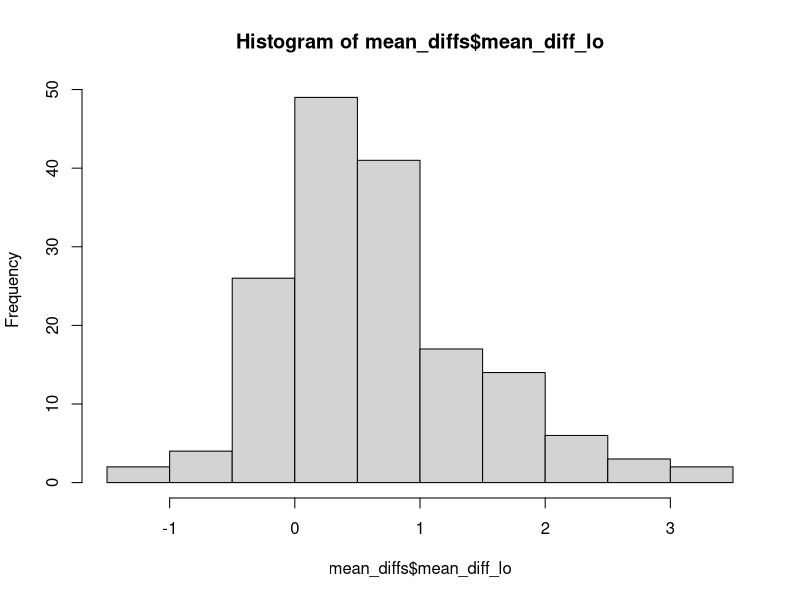
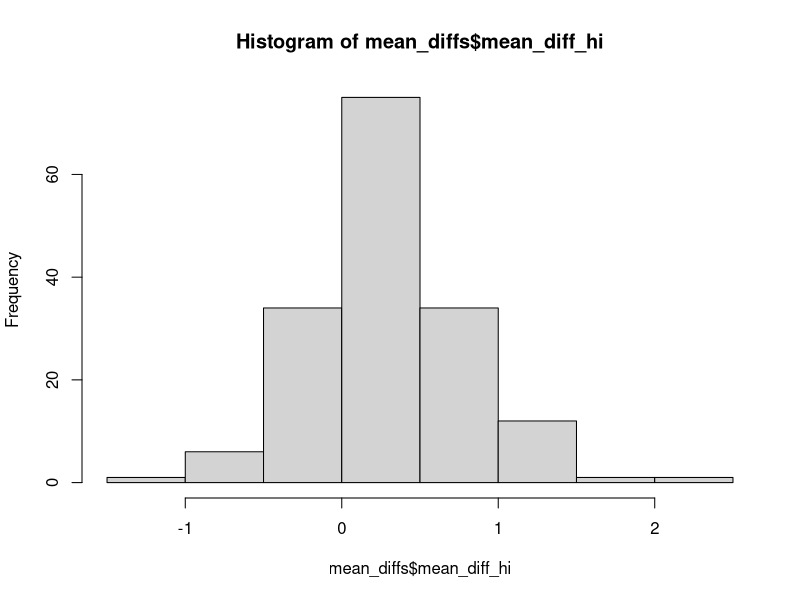
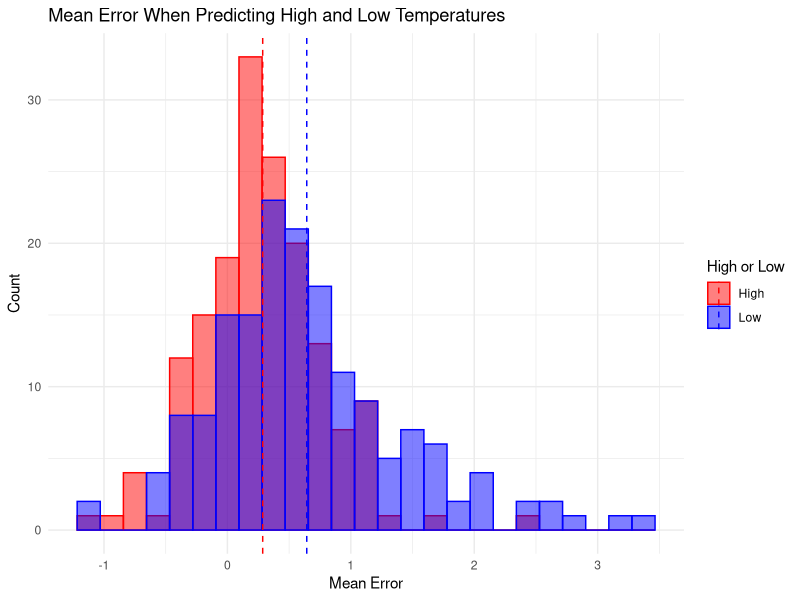
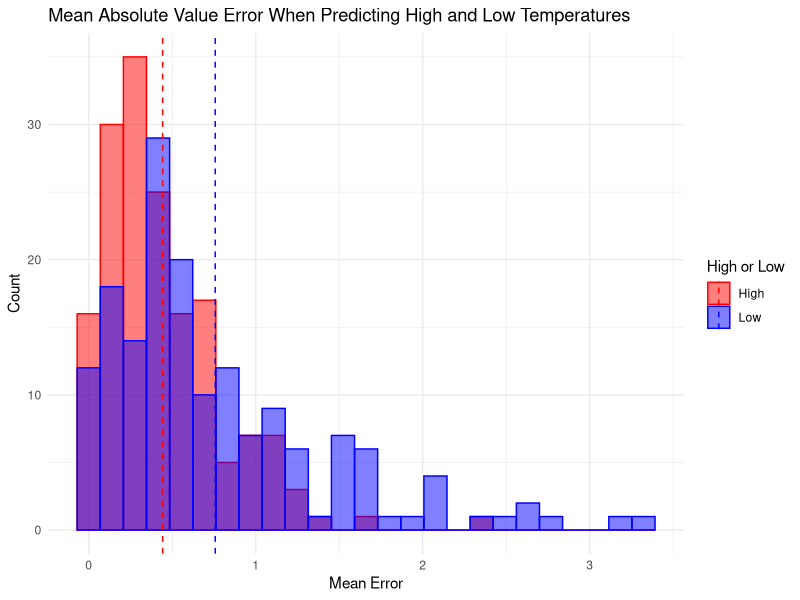
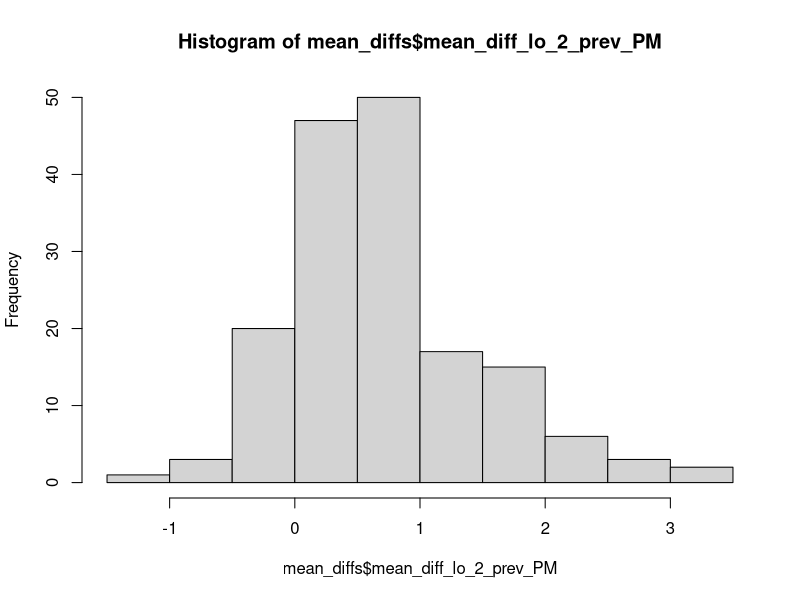
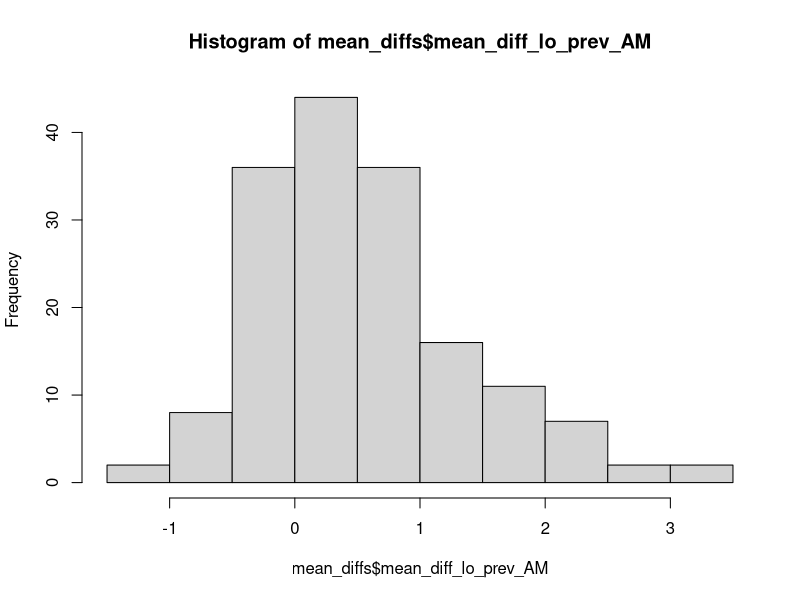
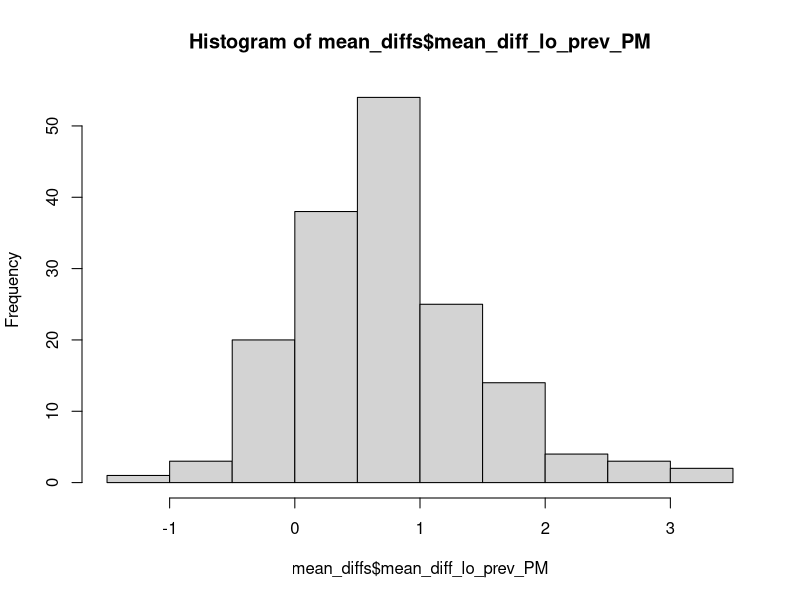
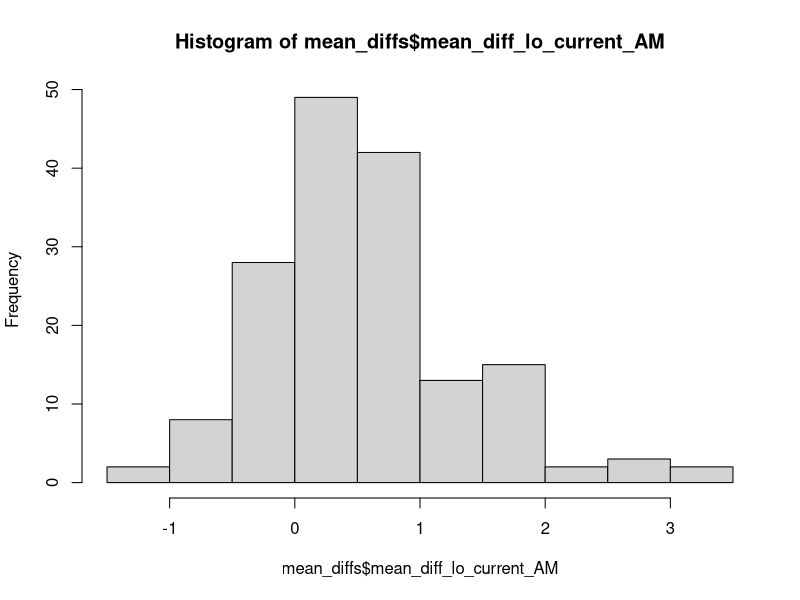

The R script that drew these images, in order:
library(lubridate)
library(tidyverse)


data <- read.csv("scripts/email_data_reorganized.csv")
data$date <- parse_date_time(data$date, "%Y-%m-%d")


mean_diffs <- data %>%
  mutate(diff_lo_2_prev_PM = actual_lo_next_AM - forecast_lo_2_prev_PM,
         diff_hi_2_prev_PM = actual_hi_next_AM - forecast_hi_2_prev_PM,
         diff_lo_prev_AM = actual_lo_next_AM - forecast_lo_prev_AM,
         diff_hi_prev_AM = actual_hi_next_AM - forecast_hi_prev_AM,
         diff_lo_prev_PM = actual_lo_next_AM - forecast_lo_prev_PM,
         diff_hi_prev_PM = actual_hi_next_AM - forecast_hi_prev_PM,
         diff_lo_current_AM = actual_lo_next_AM - forecast_lo_current_AM,
         diff_hi_current_AM = actual_hi_next_AM - forecast_hi_current_AM) %>%
  select(date, city,
         diff_lo_2_prev_PM, diff_hi_2_prev_PM,
         diff_lo_prev_AM, diff_hi_prev_AM,
         diff_lo_prev_PM, diff_hi_prev_PM,
         diff_lo_current_AM, diff_hi_current_AM) %>%
  group_by(city) %>%
  summarize(mean_diff_lo_2_prev_PM = mean(diff_lo_2_prev_PM, na.rm = TRUE),
            mean_diff_hi_2_prev_PM = mean(diff_hi_2_prev_PM, na.rm = TRUE),
            mean_diff_lo_prev_AM = mean(diff_lo_prev_AM, na.rm = TRUE),
            mean_diff_hi_prev_AM = mean(diff_hi_prev_AM, na.rm = TRUE),
            mean_diff_lo_prev_PM = mean(diff_lo_prev_PM, na.rm = TRUE),
            mean_diff_hi_prev_PM = mean(diff_hi_prev_PM, na.rm = TRUE),
            mean_diff_lo_current_AM = mean(diff_lo_current_AM, na.rm = TRUE),
            mean_diff_hi_current_AM = mean(diff_hi_current_AM, na.rm = TRUE))

mean_diffs$mean_diff_lo <- apply(mean_diffs[,c(2, 4, 6, 8)], 1, mean)
mean_diffs$mean_diff_hi <- apply(mean_diffs[,c(3, 5, 7, 9)], 1, mean)


summary(mean_diffs)


hist(mean_diffs$mean_diff_lo)
hist(mean_diffs$mean_diff_hi)

c(quantile(mean_diffs$mean_diff_lo, 0.025), quantile(mean_diffs$mean_diff_lo, 0.975))
c(quantile(mean_diffs$mean_diff_hi, 0.025), quantile(mean_diffs$mean_diff_hi, 0.975))


plot_hi_lo <- data.frame(mean_diff = c(mean_diffs$mean_diff_lo, mean_diffs$mean_diff_hi),
                               hi_or_lo = c(rep("lo", 164), rep("hi", 164)))
plot_means <- plot_hi_lo %>%
  group_by(hi_or_lo) %>%
  summarize(mean = mean(mean_diff))

ggplot(plot_hi_lo, aes(x = mean_diff, fill = hi_or_lo, col = hi_or_lo)) + 
  geom_histogram(bins = 25, position = "identity", alpha = 0.5) + 
  scale_fill_manual(values = c("red", "blue"),
                    name = "High or Low",
                    labels = c("High", "Low")) +
  scale_color_manual(values = c("red", "blue"),
                     name = "High or Low",
                     labels = c("High", "Low")) +
  geom_vline(data = plot_means, aes(xintercept = mean, color = hi_or_lo), linetype = "dashed") +
  xlab("Mean Error") +
  ylab("Count") +
  ggtitle("Mean Error When Predicting High and Low Temperatures") +
  theme_minimal()


plot_hi_lo$mean_diff <- abs(plot_hi_lo$mean_diff)
plot_means <- plot_hi_lo %>%
  group_by(hi_or_lo) %>%
  summarize(mean = mean(mean_diff))

ggplot(plot_hi_lo, aes(x = mean_diff, fill = hi_or_lo, col = hi_or_lo)) + 
  geom_histogram(bins = 25, position = "identity", alpha = 0.5) + 
  scale_fill_manual(values = c("red", "blue"),
                    name = "High or Low",
                    labels = c("High", "Low")) +
  scale_color_manual(values = c("red", "blue"),
                     name = "High or Low",
                     labels = c("High", "Low")) +
  geom_vline(data = plot_means, aes(xintercept = mean, color = hi_or_lo), linetype = "dashed") +
  xlab("Mean Error") +
  ylab("Count") +
  ggtitle("Mean Absolute Value Error When Predicting High and Low Temperatures") +
  theme_minimal()


hist(mean_diffs$mean_diff_lo_2_prev_PM)
hist(mean_diffs$mean_diff_lo_prev_AM)
hist(mean_diffs$mean_diff_lo_prev_PM)
hist(mean_diffs$mean_diff_lo_current_AM)

c(quantile(mean_diffs$mean_diff_lo_2_prev_PM, 0.025), quantile(mean_diffs$mean_diff_lo_2_prev_PM, 0.975))
c(quantile(mean_diffs$mean_diff_lo_prev_AM, 0.025), quantile(mean_diffs$mean_diff_lo_prev_AM, 0.975))
c(quantile(mean_diffs$mean_diff_lo_prev_PM, 0.025), quantile(mean_diffs$mean_diff_lo_prev_PM, 0.975))
c(quantile(mean_diffs$mean_diff_lo_current_AM, 0.025), quantile(mean_diffs$mean_diff_lo_current_AM, 0.975))

plot_lo <- data.frame(mean_diff = c(mean_diffs$mean_diff_lo_2_prev_PM, mean_diffs$mean_diff_lo_prev_AM,
                                    mean_diffs$mean_diff_lo_prev_PM, mean_diffs$mean_diff_lo_current_AM),
                      day_and_time = c(rep("2 previous PM", 164), rep("previous AM", 164),
                                       rep("previous PM", 164), rep("current AM", 164)))
plot_means <- plot_lo %>%
  group_by(day_and_time) %>%
  summarize(mean = mean(mean_diff))

ggplot(plot_lo, aes(x = mean_diff, fill = day_and_time, col = day_and_time)) + 
  geom_histogram(bins = 25, position = "identity", alpha = 0.5) + 
  scale_fill_manual(values = c("red", "green", "blue", "black"),
                    name = "Day",
                    labels = c("2 Days Previous PM", "Previous Day AM",
                               "Previous Day PM", "Current Day AM")) +
  scale_color_manual(values = c("red", "green", "blue", "black"),
                     name = "Day",
                     labels = c("2 Days Previous PM", "Previous Day AM",
                                "Previous Day PM", "Current Day AM")) +
  geom_vline(data = plot_means, aes(xintercept = mean, color = day_and_time), linetype = "dashed") +
  xlab("Mean Error") +
  ylab("Count") +
  ggtitle("Mean Error When Predicting Low Temperatures on Different Days") +
  theme_minimal()


hist(mean_diffs$mean_diff_hi_2_prev_PM)
hist(mean_diffs$mean_diff_hi_prev_AM)
hist(mean_diffs$mean_diff_hi_prev_PM)
hist(mean_diffs$mean_diff_hi_current_AM)


c(quantile(mean_diffs$mean_diff_hi_2_prev_PM, 0.025), quantile(mean_diffs$mean_diff_hi_2_prev_PM, 0.975))
c(quantile(mean_diffs$mean_diff_hi_prev_AM, 0.025), quantile(mean_diffs$mean_diff_hi_prev_AM, 0.975))
c(quantile(mean_diffs$mean_diff_hi_prev_PM, 0.025), quantile(mean_diffs$mean_diff_hi_prev_PM, 0.975))
c(quantile(mean_diffs$mean_diff_hi_current_AM, 0.025), quantile(mean_diffs$mean_diff_hi_current_AM, 0.975))


plot_hi <- data.frame(mean_diff = c(mean_diffs$mean_diff_hi_2_prev_PM, mean_diffs$mean_diff_hi_prev_AM,
                                    mean_diffs$mean_diff_hi_prev_PM, mean_diffs$mean_diff_hi_current_AM),
                      day_and_time = c(rep("2 previous PM", 164), rep("previous AM", 164),
                                       rep("previous PM", 164), rep("current AM", 164)))
plot_means <- plot_hi %>%
  group_by(day_and_time) %>%
  summarize(mean = mean(mean_diff))

ggplot(plot_hi, aes(x = mean_diff, fill = day_and_time, col = day_and_time)) + 
  geom_histogram(bins = 25, position = "identity", alpha = 0.5) + 
  scale_fill_manual(values = c("red", "green", "blue", "black"),
                    name = "Day",
                    labels = c("2 Days Previous PM", "Previous Day AM",
                               "Previous Day PM", "Current Day AM")) +
  scale_color_manual(values = c("red", "green", "blue", "black"),
                     name = "Day",
                     labels = c("2 Days Previous PM", "Previous Day AM",
                                "Previous Day PM", "Current Day AM")) +
  geom_vline(data = plot_means, aes(xintercept = mean, color = day_and_time), linetype = "dashed") +
  xlab("Mean Error") +
  ylab("Count") +
  ggtitle("Mean Error When Predicting High Temperatures on Different Days") +
  theme_minimal()